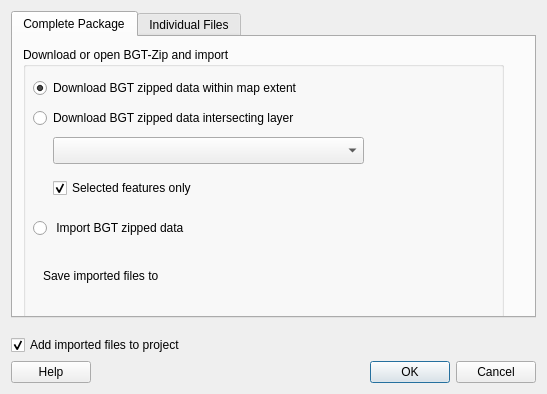
<?xml version="1.0" encoding="UTF-8"?>
<ui version="4.0">
 <class>BGTImportDialogBase</class>
 <widget class="QDialog" name="BGTImportDialogBase">
  <property name="geometry">
   <rect>
    <x>0</x>
    <y>0</y>
    <width>547</width>
    <height>394</height>
   </rect>
  </property>
  <property name="windowTitle">
   <string>BGT Import</string>
  </property>
  <layout class="QVBoxLayout" name="verticalLayout_5">
   <item alignment="Qt::AlignTop">
    <widget class="QTabWidget" name="tabWidget">
     <property name="sizePolicy">
      <sizepolicy hsizetype="Expanding" vsizetype="Expanding">
       <horstretch>0</horstretch>
       <verstretch>0</verstretch>
      </sizepolicy>
     </property>
     <property name="minimumSize">
      <size>
       <width>505</width>
       <height>297</height>
      </size>
     </property>
     <property name="currentIndex">
      <number>0</number>
     </property>
     <widget class="QWidget" name="tab0">
      <attribute name="title">
       <string>Complete Package</string>
      </attribute>
      <widget class="QGroupBox" name="download_options_gbx">
       <property name="geometry">
        <rect>
         <x>10</x>
         <y>10</y>
         <width>481</width>
         <height>273</height>
        </rect>
       </property>
       <property name="title">
        <string>Download or open BGT-Zip and import</string>
       </property>
       <widget class="QRadioButton" name="download_map_extent_rbt">
        <property name="geometry">
         <rect>
          <x>10</x>
          <y>30</y>
          <width>421</width>
          <height>22</height>
         </rect>
        </property>
        <property name="text">
         <string>Download BGT zipped data within map extent</string>
        </property>
        <property name="checked">
         <bool>true</bool>
        </property>
       </widget>
       <widget class="QRadioButton" name="download_layer_rbt">
        <property name="geometry">
         <rect>
          <x>10</x>
          <y>60</y>
          <width>431</width>
          <height>22</height>
         </rect>
        </property>
        <property name="text">
         <string>Download BGT zipped data intersecting layer</string>
        </property>
       </widget>
       <widget class="QCheckBox" name="selected_features_cbx">
        <property name="geometry">
         <rect>
          <x>30</x>
          <y>130</y>
          <width>271</width>
          <height>22</height>
         </rect>
        </property>
        <property name="text">
         <string>Selected features only</string>
        </property>
        <property name="checked">
         <bool>true</bool>
        </property>
       </widget>
       <widget class="QRadioButton" name="import_existing_zip_rbt">
        <property name="geometry">
         <rect>
          <x>10</x>
          <y>170</y>
          <width>211</width>
          <height>22</height>
         </rect>
        </property>
        <property name="text">
         <string> Import BGT zipped data</string>
        </property>
       </widget>
       <widget class="QgsFileWidget" name="open_zip_cmb">
        <property name="geometry">
         <rect>
          <x>230</x>
          <y>160</y>
          <width>241</width>
          <height>33</height>
         </rect>
        </property>
        <property name="dialogTitle">
         <string>Select zip file with BGT data</string>
        </property>
        <property name="filter">
         <string notr="true">*.zip</string>
        </property>
       </widget>
       <widget class="QgsMapLayerComboBox" name="download_layer_cmb">
        <property name="geometry">
         <rect>
          <x>30</x>
          <y>90</y>
          <width>311</width>
          <height>27</height>
         </rect>
        </property>
       </widget>
       <widget class="QgsFileWidget" name="save_to_cmb">
        <property name="geometry">
         <rect>
          <x>230</x>
          <y>210</y>
          <width>241</width>
          <height>33</height>
         </rect>
        </property>
        <property name="dialogTitle">
         <string>Select folder to save imported files</string>
        </property>
       </widget>
       <widget class="QLabel" name="label_4">
        <property name="geometry">
         <rect>
          <x>20</x>
          <y>220</y>
          <width>201</width>
          <height>17</height>
         </rect>
        </property>
        <property name="text">
         <string>Save imported files to</string>
        </property>
       </widget>
      </widget>
     </widget>
     <widget class="QWidget" name="tab1">
      <attribute name="title">
       <string>Individual Files</string>
      </attribute>
      <layout class="QVBoxLayout" name="verticalLayout_4">
       <item>
        <layout class="QVBoxLayout" name="verticalLayout_2">
         <item>
          <widget class="QLabel" name="label">
           <property name="font">
            <font>
             <weight>75</weight>
             <bold>true</bold>
            </font>
           </property>
           <property name="text">
            <string>Select BGT gml</string>
           </property>
          </widget>
         </item>
         <item>
          <layout class="QHBoxLayout" name="horizontalLayout">
           <item>
            <widget class="QLineEdit" name="fileNameBox">
             <property name="acceptDrops">
              <bool>false</bool>
             </property>
             <property name="readOnly">
              <bool>true</bool>
             </property>
            </widget>
           </item>
           <item>
            <widget class="QPushButton" name="fileBrowseButton_2">
             <property name="text">
              <string>Browse</string>
             </property>
            </widget>
           </item>
          </layout>
         </item>
        </layout>
       </item>
       <item>
        <spacer name="verticalSpacer_5">
         <property name="orientation">
          <enum>Qt::Vertical</enum>
         </property>
         <property name="sizeHint" stdset="0">
          <size>
           <width>20</width>
           <height>40</height>
          </size>
         </property>
        </spacer>
       </item>
       <item>
        <layout class="QVBoxLayout" name="verticalLayout">
         <item>
          <widget class="QLabel" name="label_2">
           <property name="text">
            <string>Import</string>
           </property>
          </widget>
         </item>
         <item>
          <widget class="QCheckBox" name="line_cbx">
           <property name="text">
            <string>Lines</string>
           </property>
          </widget>
         </item>
         <item>
          <widget class="QCheckBox" name="polygon_cbx">
           <property name="text">
            <string>Polygons</string>
           </property>
          </widget>
         </item>
         <item>
          <widget class="QCheckBox" name="point_cbx">
           <property name="text">
            <string>Points</string>
           </property>
          </widget>
         </item>
        </layout>
       </item>
       <item>
        <spacer name="verticalSpacer_4">
         <property name="orientation">
          <enum>Qt::Vertical</enum>
         </property>
         <property name="sizeHint" stdset="0">
          <size>
           <width>20</width>
           <height>40</height>
          </size>
         </property>
        </spacer>
       </item>
       <item>
        <layout class="QHBoxLayout" name="horizontalLayout_3">
         <item>
          <widget class="QCheckBox" name="max_num_object_cbx">
           <property name="text">
            <string>Inspect at most</string>
           </property>
           <property name="checked">
            <bool>true</bool>
           </property>
          </widget>
         </item>
         <item>
          <widget class="QSpinBox" name="max_num_object_sbx">
           <property name="accelerated">
            <bool>true</bool>
           </property>
           <property name="minimum">
            <number>100</number>
           </property>
           <property name="maximum">
            <number>10000</number>
           </property>
           <property name="singleStep">
            <number>100</number>
           </property>
          </widget>
         </item>
         <item>
          <widget class="QLabel" name="label_3">
           <property name="text">
            <string>objects to find requested geometries</string>
           </property>
          </widget>
         </item>
         <item>
          <spacer name="horizontalSpacer_2">
           <property name="orientation">
            <enum>Qt::Horizontal</enum>
           </property>
           <property name="sizeHint" stdset="0">
            <size>
             <width>40</width>
             <height>20</height>
            </size>
           </property>
          </spacer>
         </item>
        </layout>
       </item>
       <item>
        <spacer name="verticalSpacer">
         <property name="orientation">
          <enum>Qt::Vertical</enum>
         </property>
         <property name="sizeHint" stdset="0">
          <size>
           <width>20</width>
           <height>40</height>
          </size>
         </property>
        </spacer>
       </item>
      </layout>
      <zorder></zorder>
      <zorder>verticalSpacer</zorder>
      <zorder>verticalSpacer_4</zorder>
      <zorder>verticalSpacer_5</zorder>
     </widget>
    </widget>
   </item>
   <item>
    <layout class="QVBoxLayout" name="verticalLayout_6"/>
   </item>
   <item>
    <spacer name="verticalSpacer_2">
     <property name="orientation">
      <enum>Qt::Vertical</enum>
     </property>
     <property name="sizeHint" stdset="0">
      <size>
       <width>20</width>
       <height>40</height>
      </size>
     </property>
    </spacer>
   </item>
   <item>
    <layout class="QVBoxLayout" name="verticalLayout_3">
     <item>
      <widget class="QCheckBox" name="add_cbx">
       <property name="text">
        <string>Add imported files to project</string>
       </property>
       <property name="checked">
        <bool>true</bool>
       </property>
      </widget>
     </item>
    </layout>
   </item>
   <item>
    <layout class="QHBoxLayout" name="horizontalLayout_2">
     <item>
      <widget class="QPushButton" name="help_btn">
       <property name="text">
        <string>Help</string>
       </property>
      </widget>
     </item>
     <item>
      <spacer name="horizontalSpacer">
       <property name="orientation">
        <enum>Qt::Horizontal</enum>
       </property>
       <property name="sizeHint" stdset="0">
        <size>
         <width>40</width>
         <height>20</height>
        </size>
       </property>
      </spacer>
     </item>
     <item>
      <widget class="QDialogButtonBox" name="button_box">
       <property name="orientation">
        <enum>Qt::Horizontal</enum>
       </property>
       <property name="standardButtons">
        <set>QDialogButtonBox::Cancel|QDialogButtonBox::Ok</set>
       </property>
      </widget>
     </item>
    </layout>
   </item>
  </layout>
 </widget>
 <customwidgets>
  <customwidget>
   <class>QgsFileWidget</class>
   <extends>QWidget</extends>
   <header>qgsfilewidget.h</header>
  </customwidget>
  <customwidget>
   <class>QgsMapLayerComboBox</class>
   <extends>QComboBox</extends>
   <header>qgsmaplayercombobox.h</header>
  </customwidget>
 </customwidgets>
 <resources/>
 <connections>
  <connection>
   <sender>button_box</sender>
   <signal>accepted()</signal>
   <receiver>BGTImportDialogBase</receiver>
   <slot>accept()</slot>
   <hints>
    <hint type="sourcelabel">
     <x>20</x>
     <y>20</y>
    </hint>
    <hint type="destinationlabel">
     <x>20</x>
     <y>20</y>
    </hint>
   </hints>
  </connection>
  <connection>
   <sender>button_box</sender>
   <signal>rejected()</signal>
   <receiver>BGTImportDialogBase</receiver>
   <slot>reject()</slot>
   <hints>
    <hint type="sourcelabel">
     <x>20</x>
     <y>20</y>
    </hint>
    <hint type="destinationlabel">
     <x>20</x>
     <y>20</y>
    </hint>
   </hints>
  </connection>
 </connections>
</ui>
